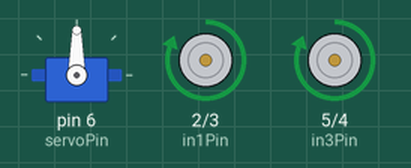
The sketch below on a simulated Arduino Uno, built with avr-gcc and run on an emulated ATmega328P. Shown: servo, motor-driver pin pairs drawn as motors (green arrow = first pin HIGH = forward, orange = second pin HIGH = backward, longer = more drive, scaled by the enable pin). At 16.4 s the program stops and its outputs stay as they are.

Above: at 0.1 s.
At 2.6 s:
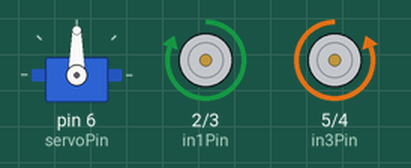
At 9.0 s:
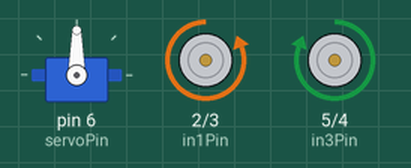
At 15.8 s:
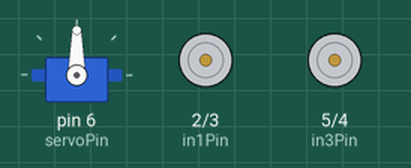
Timing chart, 0 to 17.3 s (numbered marks = the images above):
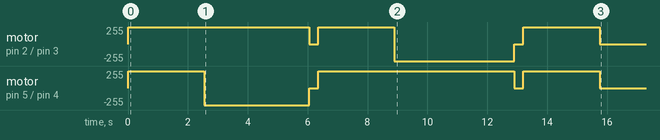

The sketch:

Task_2.ino
```cpp
#include <Arduino.h>
#include <Servo.h>

Servo myServo;  // Create a servo object

#define TRIG_PIN 7 // Trigger pin for the ultrasonic sensor
#define ECHO_PIN 10 // Echo pin for the ultrasonic sensor
#define DISTANCE_THRESHOLD 20 // Set the distance threshold for obstacle detection in centimeters

const int enaPin = 12;  // Enable pin for motor A
const int in1Pin = 2;   // Input 1 pin for motor A
const int in2Pin = 3;   // Input 2 pin for motor A

const int enbPin = 11;  // Enable pin for motor B
const int in3Pin = 5;   // Input 3 pin for motor B
const int in4Pin = 4;   // Input 4 pin for motor B

int turncounter = 0;
const int servoPin = 6;  // Connect the signal wire of the servo to PWM pin 6

void setup() {
  pinMode(enaPin, OUTPUT);
  pinMode(in1Pin, OUTPUT);
  pinMode(in2Pin, OUTPUT);
  pinMode(enbPin, OUTPUT);
  pinMode(in3Pin, OUTPUT);
  pinMode(in4Pin, OUTPUT);
  pinMode(ECHO_PIN, INPUT);
  pinMode(TRIG_PIN, OUTPUT);
  myServo.attach(servoPin);  // Attach the servo to the specified pin
  Serial.begin(9600);
}

void loop() {
  for (int i = 0; i < 1; i++) {
    forward();
    forward();
    delay(550);
    right();
    forward();
    forward();
   delay(550);
    left();
    forward();
    forward();
    delay(550);

  if(i=1){while(true){stop();}}
  }
}

void right() {
  digitalWrite(in1Pin, HIGH);
  digitalWrite(in2Pin, LOW);
  digitalWrite(enaPin, HIGH);  // Full speed
  digitalWrite(in3Pin, LOW);
  digitalWrite(in4Pin, HIGH);
  digitalWrite(enbPin, HIGH);  // Full speed
  delay(3500);
  stop();
}

void left() {
  digitalWrite(in1Pin, LOW);
  digitalWrite(in2Pin, HIGH);
  digitalWrite(enaPin, HIGH);  // Full speed
  digitalWrite(in3Pin, HIGH);
  digitalWrite(in4Pin, LOW);
  digitalWrite(enbPin, HIGH);  // Full speed
  delay(4000);
  stop();
}

void forward() {
  digitalWrite(enaPin, HIGH);
  digitalWrite(enbPin, HIGH);
  digitalWrite(in1Pin, HIGH);
  digitalWrite(in2Pin, LOW);
  digitalWrite(in3Pin, HIGH);
  digitalWrite(in4Pin, LOW);
  delay(1000);
}

void stop() {
  digitalWrite(enaPin, HIGH); // Set motor A to full speed
  digitalWrite(enbPin, HIGH); // Set motor B to full speed
  digitalWrite(in1Pin, HIGH);
  digitalWrite(in2Pin, HIGH);
  digitalWrite(in3Pin, HIGH);
  digitalWrite(in4Pin, HIGH);
  delay(300);
}

bool isObstacleDetected() {
  delay(100);
  digitalWrite(TRIG_PIN, LOW);
  delayMicroseconds(2);
  digitalWrite(TRIG_PIN, HIGH);
  delayMicroseconds(10);
  digitalWrite(TRIG_PIN, LOW);

  long duration = pulseIn(ECHO_PIN, HIGH);
  int distance = duration * 0.034 / 2;
  Serial.print("Distance: ");
  Serial.println(distance);

  return (distance < DISTANCE_THRESHOLD);
}
```

Measured:
- by itself, motor on pin 2 (in1Pin) / pin 3 (in2Pin): stopped → forward 255/255 at 0.00 s, → stopped 6.1 s later, → forward 255/255 0.30 s later, → backward 255/255 2.6 s later, … (7 changes in this stretch)
- by itself, motor on pin 5 (in3Pin) / pin 4 (in4Pin): stopped → forward 255/255 at 0.00 s, → backward 255/255 2.6 s later, → stopped 3.5 s later, → forward 255/255 0.30 s later, … (7 changes in this stretch)
